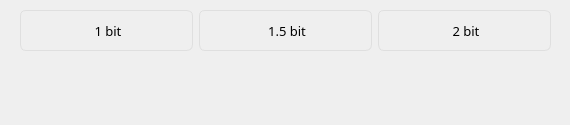
      <widget class="QWidget" name="scrollAreaWidgetContents_4">
       <property name="geometry">
        <rect>
         <x>0</x>
         <y>0</y>
         <width>570</width>
         <height>125</height>
        </rect>
       </property>
       <widget class="QWidget" name="gridLayoutWidget_3">
        <property name="geometry">
         <rect>
          <x>20</x>
          <y>10</y>
          <width>531</width>
          <height>41</height>
         </rect>
        </property>
        <layout class="QGridLayout" name="gridLayout_3">
         <item row="0" column="0">
          <widget class="QLabel" name="label_80">
           <property name="font">
            <font>
             <family>AppleSDGothicNeoM00</family>
             <pointsize>10</pointsize>
             <weight>50</weight>
             <bold>false</bold>
            </font>
           </property>
           <property name="styleSheet">
            <string notr="true">border: 1px solid rgb(223, 223, 223);
border-radius: 6px;
padding-left: 3px;</string>
           </property>
           <property name="text">
            <string>1 bit</string>
           </property>
           <property name="alignment">
            <set>Qt::AlignCenter</set>
           </property>
          </widget>
         </item>
         <item row="0" column="2">
          <widget class="QLabel" name="label_31">
           <property name="font">
            <font>
             <family>AppleSDGothicNeoM00</family>
             <pointsize>10</pointsize>
             <weight>50</weight>
             <bold>false</bold>
            </font>
           </property>
           <property name="styleSheet">
            <string notr="true">border: 1px solid rgb(223, 223, 223);
border-radius: 6px;
padding-left: 3px;</string>
           </property>
           <property name="text">
            <string>2 bit</string>
           </property>
           <property name="alignment">
            <set>Qt::AlignCenter</set>
           </property>
          </widget>
         </item>
         <item row="0" column="1">
          <widget class="QLabel" name="label_32">
           <property name="font">
            <font>
             <family>AppleSDGothicNeoM00</family>
             <pointsize>10</pointsize>
             <weight>50</weight>
             <bold>false</bold>
            </font>
           </property>
           <property name="styleSheet">
            <string notr="true">border: 1px solid rgb(223, 223, 223);
border-radius: 6px;
padding-left: 3px;</string>
           </property>
           <property name="text">
            <string>1.5 bit</string>
           </property>
           <property name="alignment">
            <set>Qt::AlignCenter</set>
           </property>
          </widget>
         </item>
        </layout>
       </widget>
       <widget class="QLabel" name="label_72">
        <property name="geometry">
         <rect>
          <x>950</x>
          <y>90</y>
          <width>90</width>
          <height>35</height>
         </rect>
        </property>
        <property name="text">
         <string/>
        </property>
       </widget>
       <widget class="QLabel" name="label_73">
        <property name="geometry">
         <rect>
          <x>380</x>
          <y>60</y>
          <width>172</width>
          <height>51</height>
         </rect>
        </property>
        <property name="text">
         <string/>
        </property>
        <property name="alignment">
         <set>Qt::AlignCenter</set>
        </property>
       </widget>
       <widget class="QLabel" name="label_74">
        <property name="geometry">
         <rect>
          <x>202</x>
          <y>60</y>
          <width>171</width>
          <height>51</height>
         </rect>
        </property>
        <property name="text">
         <string/>
        </property>
        <property name="alignment">
         <set>Qt::AlignCenter</set>
        </property>
       </widget>
       <widget class="QLabel" name="label_75">
        <property name="geometry">
         <rect>
          <x>23</x>
          <y>60</y>
          <width>172</width>
          <height>51</height>
         </rect>
        </property>
        <property name="acceptDrops">
         <bool>false</bool>
        </property>
        <property name="autoFillBackground">
         <bool>false</bool>
        </property>
        <property name="text">
         <string/>
        </property>
        <property name="alignment">
         <set>Qt::AlignCenter</set>
        </property>
       </widget>
      </widget>
